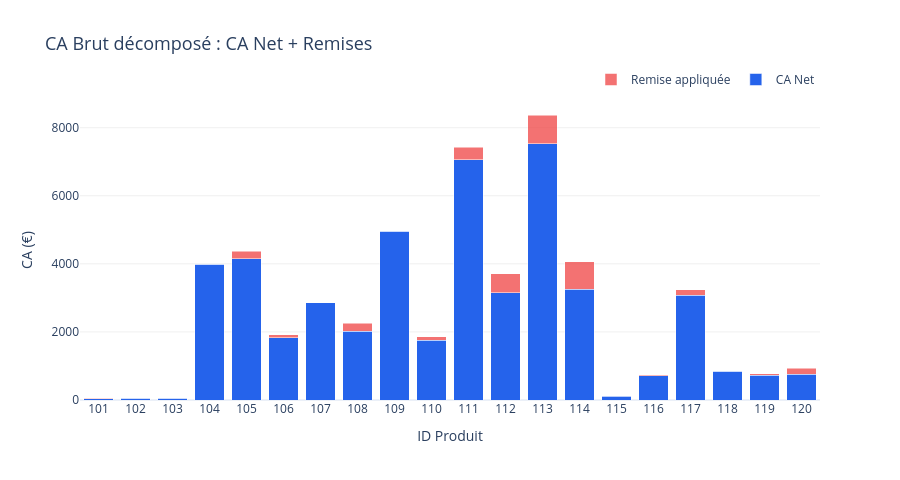

The notebook cell saved with this chart:
### Markdown cell above
---
## 2 · CA Brut vs CA Net — impact des remises

### Code cell
fig = go.Figure()

fig.add_trace(go.Bar(
    name='CA Net',
    x=df['ID'], y=df['CA_Net'],
    marker_color='#2563eb',
    hovertemplate='<b>Produit %{x}</b><br>CA net : %{y:,.0f} €<extra></extra>'
))
fig.add_trace(go.Bar(
    name='Remise appliquée',
    x=df['ID'], y=df['remise_eur'],
    marker_color=ACCENT, opacity=0.75,
    hovertemplate='<b>Produit %{x}</b><br>Remise : %{y:,.0f} €<extra></extra>'
))

fig.update_layout(
    barmode='stack',
    title='CA Brut décomposé : CA Net + Remises',
    title_font_size=18,
    xaxis_title='ID Produit', yaxis_title='CA (€)',
    template=TEMPLATE, height=480,
    legend=dict(orientation='h', yanchor='bottom', y=1.02, xanchor='right', x=1),
    yaxis=dict(gridcolor='#f0f0f0')
)
fig.show()

### Figure 1 — Plotly figure (JSON) as saved in the notebook; plotly's stock layout.template omitted (floating-point values rounded to 4 significant figures)
{"data": [{"hovertemplate": "<b>Produit %{x}</b><br>CA net : %{y:,.0f} €<extra></extra>", "marker": {"color": "#2563eb"}, "name": "CA Net", "type": "bar", "x": ["101", "102", "103", "104", "105", "106", "107", "108", "109", "110", "111", "112", "113", "114", "115", "116", "117", "118", "119", "120"], "y": [40.5, 47.5, 50.0, 3983.0, 4148.0, 1823.0, 2850.0, 2024.0, 4961.0, 1761.0, 7060.0, 3151.0, 7535.0, 3251.0, 108.5, 708.2, 3078.0, 843.9, 726.8, 749.4]}, {"hovertemplate": "<b>Produit %{x}</b><br>Remise : %{y:,.0f} €<extra></extra>", "marker": {"color": "#ef4444"}, "name": "Remise appliquée", "opacity": 0.75, "type": "bar", "x": ["101", "102", "103", "104", "105", "106", "107", "108", "109", "110", "111", "112", "113", "114", "115", "116", "117", "118", "119", "120"], "y": [4.5, 2.5, 0.0, 0.0, 218.3, 95.97, 0.0, 224.9, 0.0, 92.69, 371.6, 556.1, 837.3, 812.8, 12.06, 37.27, 162.0, 0.0, 38.25, 187.3]}], "layout": {"barmode": "stack", "height": 480, "legend": {"orientation": "h", "x": 1, "xanchor": "right", "y": 1.02, "yanchor": "bottom"}, "title": {"font": {"size": 18}, "text": "CA Brut décomposé : CA Net + Remises"}, "xaxis": {"title": {"text": "ID Produit"}}, "yaxis": {"gridcolor": "#f0f0f0", "title": {"text": "CA (€)"}}}}
